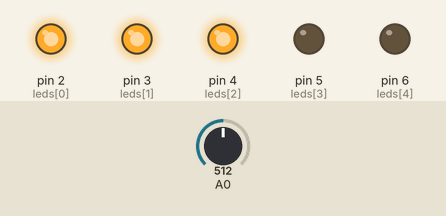
This sketch was run on a simulated Arduino Uno, built with avr-gcc and run on an emulated ATmega328P. Shown: output pins drawn as LEDs (lit = HIGH). The test bench sets the inputs (shaded band); at power-on: A0 = 512. What the sketch prints to the serial monitor is not drawn.

Above: at 1.2 s.
1.3 s: A0 set to 564
2.8 s: A0 set to 588
At 3.4 s:
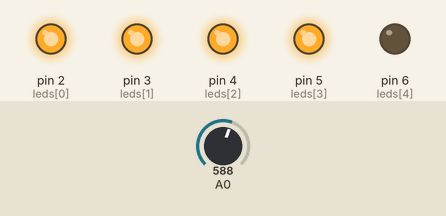
4.3 s: A0 set to 703
5.8 s: A0 set to 729
At 6.9 s:
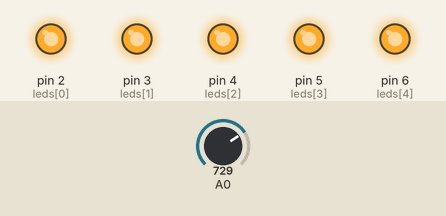
7.3 s: A0 set to 306
At 8.1 s:
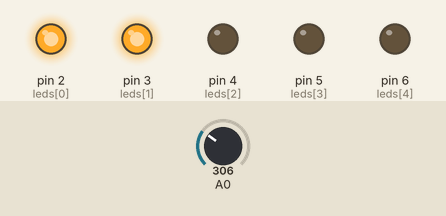
8.8 s: A0 set to 413
10.3 s: A0 set to 443
At 11.5 s:
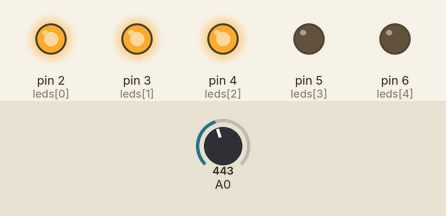
Timing chart, 0 to 12.8 s (numbered marks = the images above; inputs shaded):
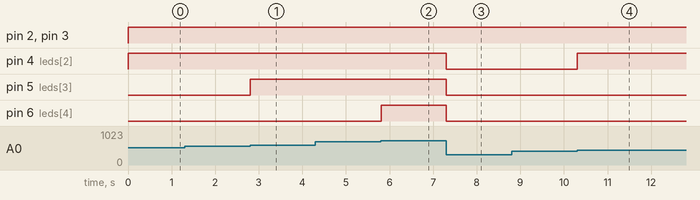

Measured:
- the behaviour switches between 572 and 573 on A0 (found by bisection; images 0 and 1)
- the behaviour switches between 715 and 716 on A0 (found by bisection; images 1 and 2)
- the behaviour switches between 429 and 430 on A0 (found by bisection; images 3 and 4)
- after the input at 2.8 s, pin 5 (leds[3]): LOW → HIGH at once
- after the input at 5.8 s, pin 6 (leds[4]): LOW → HIGH at once
- after the input at 7.3 s, pin 4 (leds[2]), pin 5 (leds[3]), pin 6 (leds[4]): HIGH → LOW at once
- after the input at 10.3 s, pin 4 (leds[2]): LOW → HIGH at once

The sketch:

voltage_level_indicator1.ino
```cpp
int leds[] = {2,3,4,5,6};
int low=0,high=0,val;

void setup()
{
  for(int i=0;i<5;i++)
  {
    pinMode(leds[i],OUTPUT);
  }
  Serial.begin(9600);
}

void loop()
{
  val = analogRead(0);
  val = map(val, 0, 716, 0, 5);
  Serial.println(val);
  for(int i=0;i<val;i++)
  {
    digitalWrite(leds[i], HIGH);
  }
  for(int i=val;i<5;i++)
  {
    digitalWrite(leds[i], LOW);
  }
}
```
